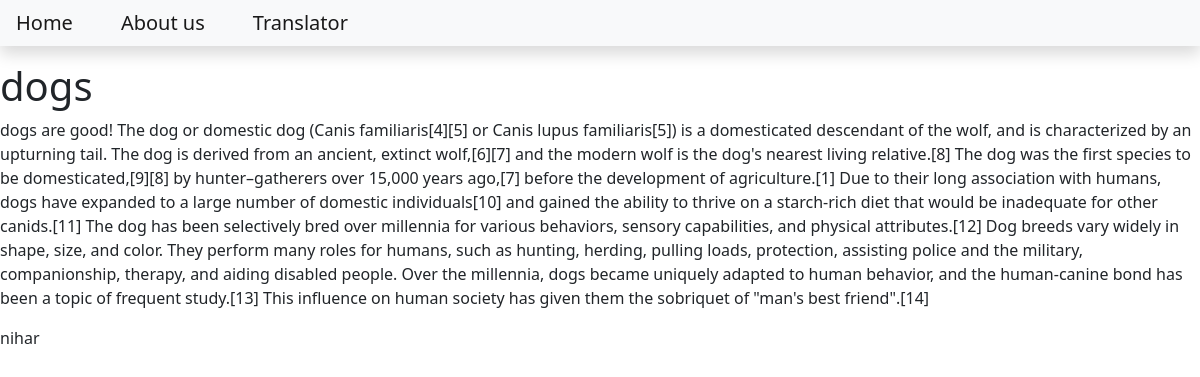
The page /dogs on the database its author committed.
### blog/models.py (models this page shows)
class post(models.Model):
    title=models.CharField(max_length=300)
    content=models.TextField()
    date_created=models.DateTimeField(auto_now_add=True)
    slug=models.SlugField(max_length=200, unique=True)
    author=models.ForeignKey(to=User, on_delete=models.CASCADE)
    status=models.IntegerField(choices=STATUS, default=0)

### blog/views.py (the view)
# urls.py: path('<slug:slug>',views.Blogview.as_view(), name='blog_view'),
class Blogview(generic.DetailView):
    model=post
    template_name='blog.html'

### templates/blog.html
{% extends 'base.html' %}
{% block content %}
    <h1>{{object.title}} </h1>
    <p> {{object.content}} </p>
    <p> {{object.author}} </p>
{% endblock content %}

### rows shown on the page
post: title "dogs", content "dogs are good! The dog or domestic dog (Canis familiaris[4][5] or Canis lupus familiaris[5]) is a domesticated descendant of the wolf, and is characterized by an upturning tail. The dog is derived from an ancient, extinct wolf,[6][7] and the modern wolf is the dog's nearest living relative.[8] The dog was the first species to be domesticated,[9][8] by hunter–gatherers over 15,000 years ago,[7] before the development of agriculture.[1] Due to their long association with humans, dogs have expanded to a large number of domestic individuals[10] and gained the ability to thrive on a starch-rich diet that would be inadequate for other canids.[11] The dog has been selectively bred over millennia…", author "nihar"
